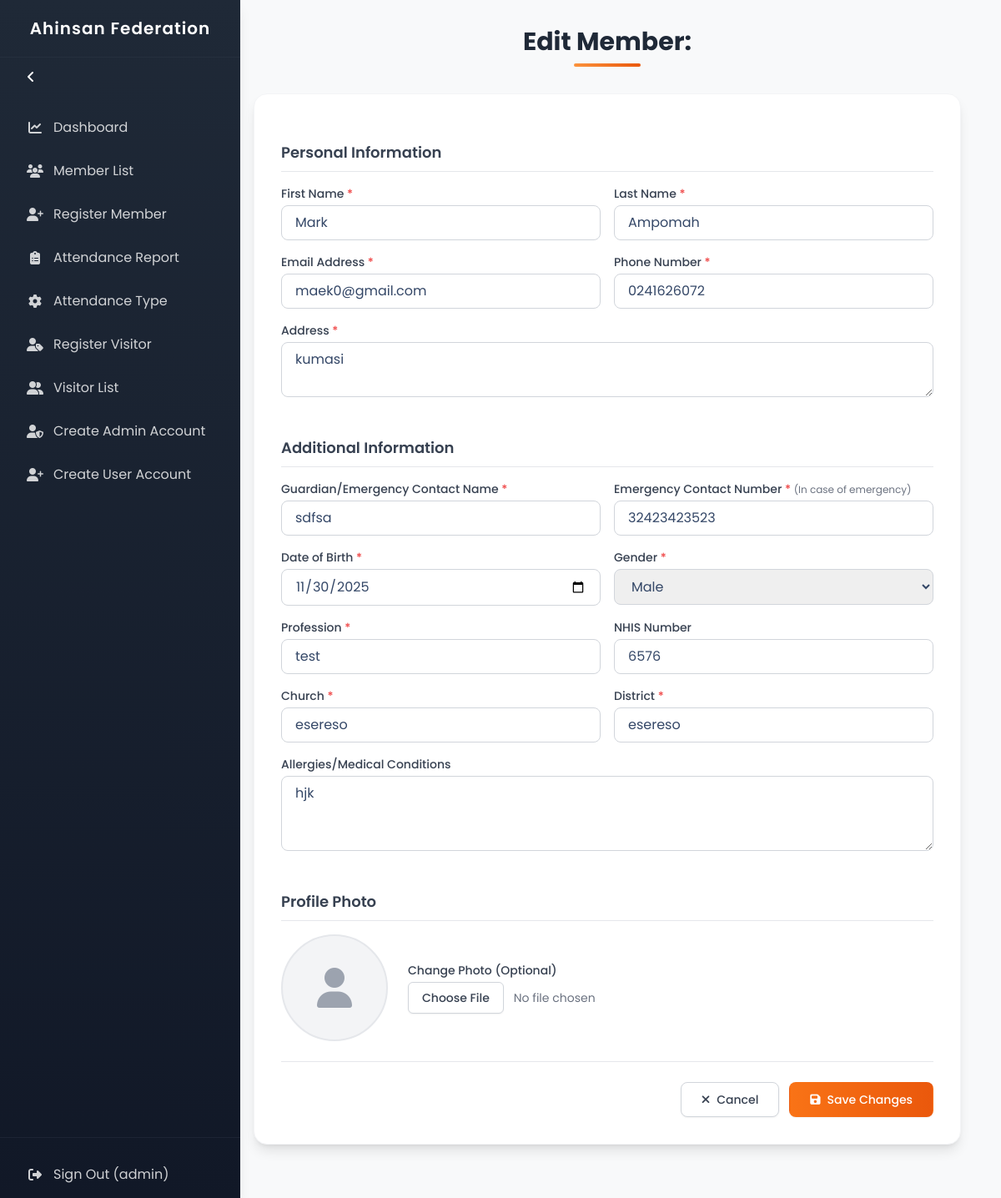
Before: /edit/1/ (signed in) with the older database file.
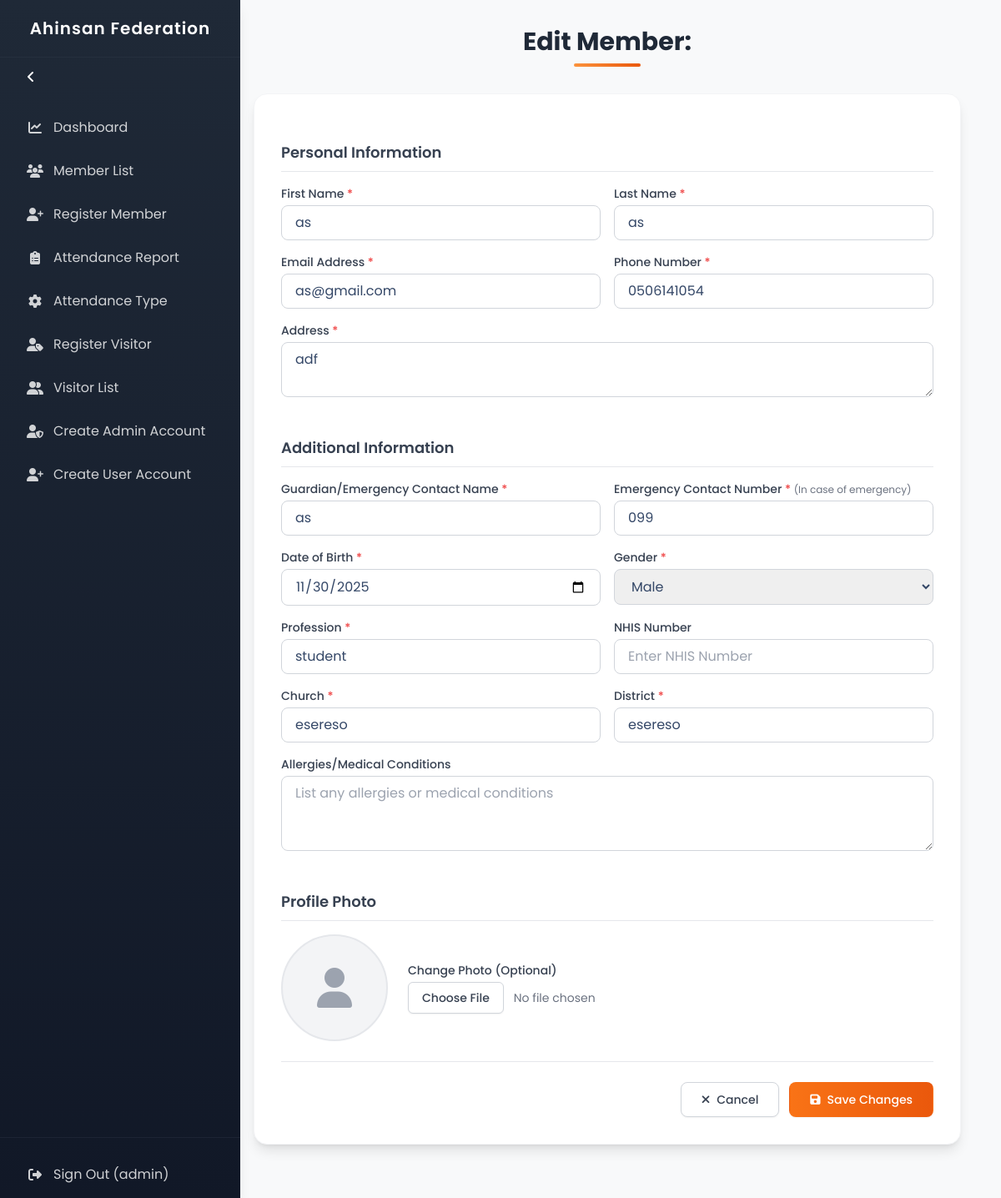
After: the same page with the newer database file.
### members/models.py (models this page shows, shortened)
class Member(models.Model):
    first_name = models.CharField(max_length=50)
    last_name = models.CharField(max_length=50)
    email = models.EmailField(unique=True)
    phone_number = models.CharField(max_length=25, blank=True)
    address = models.CharField(max_length=200)
    guardian_name = models.CharField(max_length=100)
    guardian_phone_number = models.CharField(max_length=25, blank=True)
    date_of_birth = models.DateField(null=True, blank=True)
    date_joined = models.DateField(auto_now_add=True)
    picture = models.ImageField(upload_to='member_pictures/', null=True, blank=True)
    qr_code = models.ImageField(upload_to='qr_codes/', blank=True)
    GENDER_CHOICES = [
        ('male', 'Male'),
        ('female', 'Female'),
    ]
    gender = models.CharField(max_length=10, choices=GENDER_CHOICES, default='')
    profession = models.CharField('Profession', max_length=100)
    allergies = models.TextField('Allergies', blank=True, null=True, help_text='List any allergies or medical conditions')
    nhis_number = models.CharField('NHIS No.', max_length=20, blank=True, null=True)
    church = models.CharField('Church', max_length=100, blank=True, null=True)
    district = models.CharField('District', max_length=100, blank=True, null=True)
    qr_code = models.BinaryField(null=True, blank=True)
    room = models.ForeignKey(Room, on_delete=models.SET_NULL, null=True, blank=True, related_name='members')
    division = models.PositiveSmallIntegerField(null=True, blank=True, help_text="Division number (1-4)")

### members/views.py (the view)
# urls.py: path('edit/<int:pk>/', login_required(views.edit_member), name='edit_member'),
@login_required
def edit_member(request, pk):
    member = get_object_or_404(Member, pk=pk)
    if request.method == 'POST':
        form = MemberEditForm(request.POST, request.FILES, instance=member)
        if form.is_valid():
            try:
                member = form.save(commit=False)
                if 'picture' in request.FILES:
                    member.picture = request.FILES['picture']
                member.save()
                form.save_m2m()
                messages.success(request, 'Member updated successfully!')
                return redirect('member_list')
            except Exception as e:
                messages.error(request, f'Error updating member: {str(e)}')
        else:
            messages.error(request, 'Please correct the errors below.')
    else:
        form = MemberEditForm(instance=member)
    return render(request, 'members/edit_member.html', {
        'form': form,
        'member': member,
        'title': f'Edit {member.first_name} {member.last_name}'
    })

### templates/members/edit_member.html (shortened to what the changed rows need)
{% extends 'members/base2.html' %}
{% load widget_tweaks %}
{% block content %}
<div class="w-full max-w-4xl mx-auto px-4 py-8">
  <div class="mb-8 text-center">
    <h1 class="text-2xl md:text-3xl font-bold text-gray-800 mb-2">
      Edit Member: {{ member.get_full_name }}
    </h1>
  </div>
  <div class="bg-white rounded-2xl shadow-lg p-6 md:p-8 border border-gray-100">
    <form method="post" enctype="multipart/form-data" action="{% url 'edit_member' member.id %}" class="space-y-6">
      <div class="space-y-4">
        <h2 class="text-lg font-semibold text-gray-700 border-b pb-2">Personal Information</h2>
        <div class="grid grid-cols-1 md:grid-cols-2 gap-4">
          <div>
            <label for="{{ form.first_name.id_for_label }}" class="block text-sm font-medium text-gray-700 mb-1">
              First Name <span class="text-red-500">*</span>
            </label>
            {% render_field form.first_name class="w-full px-4 py-2 border border-gray-300 rounded-lg focus:ring-2 focus:ring-orange-500 focus:border-orange-500 transition-all" %}
          </div>
          <div>
            <label for="{{ form.last_name.id_for_label }}" class="block text-sm font-medium text-gray-700 mb-1">
              Last Name <span class="text-red-500">*</span>
            </label>
            {% render_field form.last_name class="w-full px-4 py-2 border border-gray-300 rounded-lg focus:ring-2 focus:ring-orange-500 focus:border-orange-500 transition-all" %}
          </div>
          <div>
            <label for="{{ form.email.id_for_label }}" class="block text-sm font-medium text-gray-700 mb-1">
              Email Address <span class="text-red-500">*</span>
            </label>
            {% render_field form.email class="w-full px-4 py-2 border border-gray-300 rounded-lg focus:ring-2 focus:ring-orange-500 focus:border-orange-500 transition-all" %}
          </div>
          <div>
            <label for="{{ form.phone_number.id_for_label }}" class="block text-sm font-medium text-gray-700 mb-1">
              Phone Number <span class="text-red-500">*</span>
            </label>
            {% render_field form.phone_number class="w-full px-4 py-2 border border-gray-300 rounded-lg focus:ring-2 focus:ring-orange-500 focus:border-orange-500 transition-all" %}
          </div>
          <div class="md:col-span-2">
            <label for="{{ form.address.id_for_label }}" class="block text-sm font-medium text-gray-700 mb-1">
              Address <span class="text-red-500">*</span>
            </label>
            {% render_field form.address class="w-full px-4 py-2 border border-gray-300 rounded-lg focus:ring-2 focus:ring-orange-500 focus:border-orange-500 transition-all" %}
          </div>
        </div>
      </div>
      <div class="space-y-4 pt-4">
        <h2 class="text-lg font-semibold text-gray-700 border-b pb-2">Additional Information</h2>
        <div class="grid grid-cols-1 md:grid-cols-2 gap-4">
          <div>
            <label for="{{ form.guardian_name.id_for_label }}" class="block text-sm font-medium text-gray-700 mb-1">
              Guardian/Emergency Contact Name <span class="text-red-500">*</span>
            </label>
            {% render_field form.guardian_name class="w-full px-4 py-2 border border-gray-300 rounded-lg focus:ring-2 focus:ring-orange-500 focus:border-orange-500 transition-all" %}
          </div>
          <div>
            <label for="{{ form.guardian_phone_number.id_for_label }}" class="block text-sm font-medium text-gray-700 mb-1">
              Emergency Contact Number <span class="text-red-500">*</span>
              <span class="text-xs font-normal text-gray-500">(In case of emergency)</span>
            </label>
            {% render_field form.guardian_phone_number class="w-full px-4 py-2 border border-gray-300 rounded-lg focus:ring-2 focus:ring-orange-500 focus:border-orange-500 transition-all" %}
          </div>
          <div>
            <label for="{{ form.date_of_birth.id_for_label }}" class="block text-sm font-medium text-gray-700 mb-1">
              Date of Birth <span class="text-red-500">*</span>
            </label>
            {% render_field form.date_of_birth class="w-full px-4 py-2 border border-gray-300 rounded-lg focus:ring-2 focus:ring-orange-500 focus:border-orange-500 transition-all" %}
          </div>
          <div>
            <label for="{{ form.gender.id_for_label }}" class="block text-sm font-medium text-gray-700 mb-1">
              Gender <span class="text-red-500">*</span>
            </label>
            {% render_field form.gender class="w-full px-4 py-2 border border-gray-300 rounded-lg focus:ring-2 focus:ring-orange-500 focus:border-orange-500 transition-all" %}
          </div>
          <div>
            <label for="{{ form.profession.id_for_label }}" class="block text-sm font-medium text-gray-700 mb-1">
              Profession <span class="text-red-500">*</span>
            </label>
            {% render_field form.profession class="w-full px-4 py-2 border border-gray-300 rounded-lg focus:ring-2 focus:ring-orange-500 focus:border-orange-500 transition-all" %}
          </div>
          <div>
            <label for="{{ form.nhis_number.id_for_label }}" class="block text-sm font-medium text-gray-700 mb-1">
              NHIS Number
            </label>
            {% render_field form.nhis_number class="w-full px-4 py-2 border border-gray-300 rounded-lg focus:ring-2 focus:ring-orange-500 focus:border-orange-500 transition-all" %}
          </div>
          <div>
            <label for="{{ form.church.id_for_label }}" class="block text-sm font-medium text-gray-700 mb-1">
              Church <span class="text-red-500">*</span>
            </label>
            {% render_field form.church class="w-full px-4 py-2 border border-gray-300 rounded-lg focus:ring-2 focus:ring-orange-500 focus:border-orange-500 transition-all" %}
          </div>
          <div>
            <label for="{{ form.district.id_for_label }}" class="block text-sm font-medium text-gray-700 mb-1">
              District <span class="text-red-500">*</span>
            </label>
            {% render_field form.district class="w-full px-4 py-2 border border-gray-300 rounded-lg focus:ring-2 focus:ring-orange-500 focus:border-orange-500 transition-all" %}
          </div>
          <div class="md:col-span-2">
            <label for="{{ form.allergies.id_for_label }}" class="block text-sm font-medium text-gray-700 mb-1">
              Allergies/Medical Conditions
            </label>
            {% render_field form.allergies class="w-full px-4 py-2 border border-gray-300 rounded-lg focus:ring-2 focus:ring-orange-500 focus:border-orange-500 transition-all" rows="3" %}
          </div>
        </div>
      </div>
      <div class="space-y-4 pt-4">
        <h2 class="text-lg font-semibold text-gray-700 border-b pb-2">Profile Photo</h2>
      </div>
    </form>
  </div>
</div>
{% endblock %}

Changed rows visible on the page:
changed Member "Male": first_name "Mark" → "as"; last_name "Ampomah" → "as"; email "maek0@gmail.com" → "as@gmail.com"; phone_number "0241626072" → "0506141054"; address "kumasi" → "adf"; guardian_name "sdfsa" → "as"; guardian_phone_number "32423423523" → "099"; profession "test" → "student"; nhis_number "6576" → (not shown); allergies "hjk" → (not shown)
